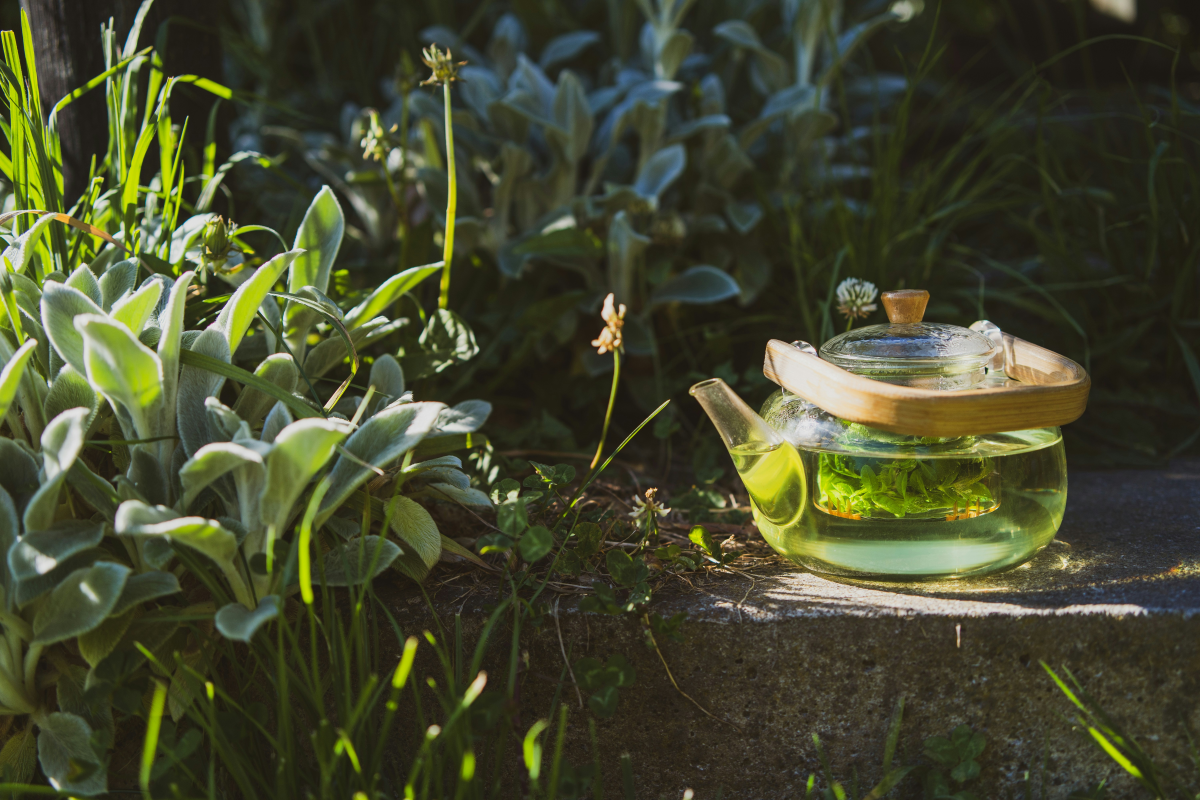
#> input picture digital-products/apothecary-basics/primary.jpg, 6000 x 4000 px, found by its file name (shown at 1/5 size)
$ python build_pin.py
#> lines starting #> are read from the running program, lines starting #| are printed output that depends on the picture
"""Build Dark Overlay Pin for Apothecary Basics — 1000x1500."""

from PIL import Image, ImageDraw, ImageFont
import math

W, H = 1000, 1500
PAPER   = (245, 240, 232)
ACCENT  = (212, 196, 168)
SHADOW  = (0, 0, 0)

F_SANS   = '/usr/share/fonts/liberation/LiberationSans-Bold.ttf'
F_SERIF  = '/usr/share/fonts/liberation/LiberationSerif-Regular.ttf'
F_SERIF_BOLD = '/usr/share/fonts/liberation/LiberationSerif-Bold.ttf'
F_SERIF_ITALIC = '/usr/share/fonts/liberation/LiberationSerif-Italic.ttf'

SRC = '/home/chels/test/digital-products/apothecary-basics/primary.jpg'
DST = '/home/chels/test/digital-products/apothecary-basics/pin.png'


def load_cover(src, w, h):
#> called with w = 1000, h = 1500
    photo = Image.open(src).convert('RGB')
#> photo is the input picture: PIL image 6000x4000 RGB; mean R, G, B 68, 71.3, 45.5
    pw, ph = photo.size
#> pw = 6000; ph = 4000
    ratio = max(w / pw, h / ph)
#> ratio = 0.375
    nw = int(pw * ratio)
#> nw = 2250
    nh = int(ph * ratio)
#> nh = 1500
    photo = photo.resize((nw, nh), Image.LANCZOS)
#> photo: PIL image 2250x1500 RGB
    left = (nw - w) // 2
#> left = 625
    top = (nh - h) // 2
#> top = 0
    return photo.crop((left, top, left + w, top + h))
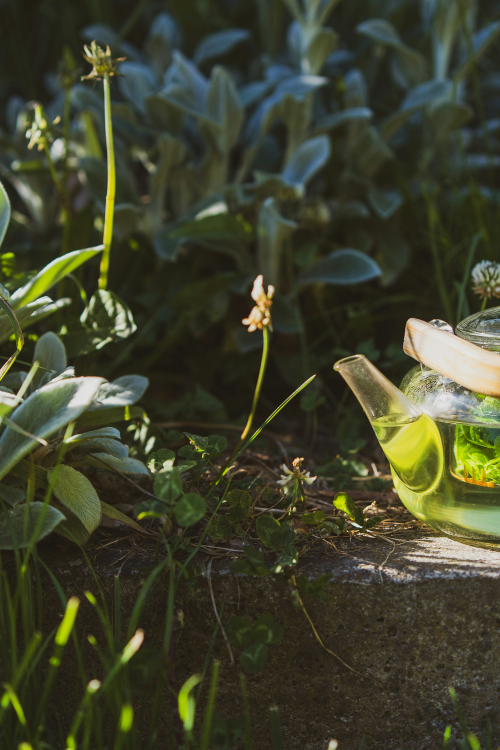
#> returned value: PIL image 1000x1500 RGB (shown at 1/2 size); mean R, G, B 63.9, 66.2, 44.9


def dark_gradient_overlay(w, h, top_alpha=0.45, bot_alpha=0.70):
#> called with w = 1000, h = 1500, top_alpha = 0.45, bot_alpha = 0.7
    overlay = Image.new('RGBA', (w, h), (0, 0, 0, 0))
#> overlay: PIL image 1000x1500 RGBA; every value is 0
    pixels = overlay.load()
    for y in range(h):
        t = y / (h - 1)
        alpha = int(255 * (top_alpha + t * (bot_alpha - top_alpha)))
        for x in range(w):
            pixels[x, y] = (0, 0, 0, alpha)
    return overlay


def text_shadow(draw, xy, text, font, blur=2, color=SHADOW, opacity=128):
    r, g, b = color
    offsets = []
    steps = blur * 2 + 1
    for dx in range(-blur, blur + 1):
        for dy in range(-blur, blur + 1):
            dist = math.sqrt(dx*dx + dy*dy)
            if dist <= blur:
                offsets.append((dx, dy, dist))
    offsets.sort(key=lambda x: -x[2])
    for dx, dy, dist in offsets:
        alpha = int(opacity * (1.0 - dist / (blur + 1)) / len(offsets) * 3)
        if alpha > 0:
            fill = (r, g, b, max(1, min(255, alpha)))
            draw.text((xy[0] + dx, xy[1] + dy), text, font=font, fill=fill)


# ── Build ───────────────────────────────────────────────

canvas = load_cover(SRC, W, H)
gradient = dark_gradient_overlay(W, H, top_alpha=0.45, bot_alpha=0.70)
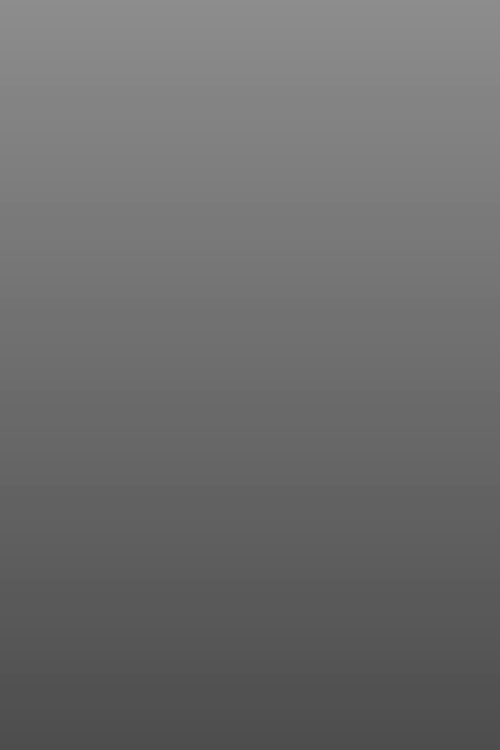
#> gradient: PIL image 1000x1500 RGBA (shown at 1/2 size); mean R, G, B, A 0, 0, 0, 146.1; transparent parts drawn white
canvas_rgba = canvas.convert('RGBA')
canvas_rgba.paste(gradient, (0, 0), gradient)
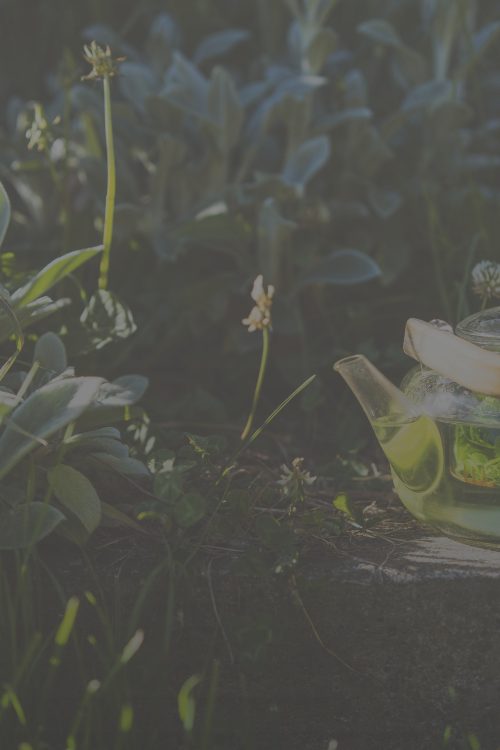
#> canvas_rgba: PIL image 1000x1500 RGBA (shown at 1/2 size); mean R, G, B, A 27.2, 28.4, 19.6, 193.9; transparent parts drawn white

text_layer = Image.new('RGBA', (W, H), (0, 0, 0, 0))
draw = ImageDraw.Draw(text_layer)

cx = W // 2

# Label
label = "PRINTABLE GUIDE"
label_font = ImageFont.truetype(F_SANS, 24)
label_bbox = label_font.getbbox(label)
label_w = label_bbox[2] - label_bbox[0]
label_y = 180
draw.text((cx - label_w // 2, label_y), label, font=label_font, fill=ACCENT)

# Title — 2 lines
title_lines = ["Apothecary", "Basics"]
title_font = ImageFont.truetype(F_SERIF_BOLD, 100)
title_y = 250
line_spacing = 110
for i, line in enumerate(title_lines):
    bbox = title_font.getbbox(line)
    tw = bbox[2] - bbox[0]
    tx = cx - tw // 2
    ty = title_y + i * line_spacing
    text_shadow(draw, (tx, ty), line, font=title_font, blur=2, opacity=120)
    draw.text((tx, ty), line, font=title_font, fill=PAPER)

# Hook
hook = "Thirteen preparations. Zero mysticism."
hook_font = ImageFont.truetype(F_SERIF_ITALIC, 42)
hook_bbox = hook_font.getbbox(hook)
hook_w = hook_bbox[2] - hook_bbox[0]
hook_y = title_y + 2 * line_spacing + 30
hook_x = cx - hook_w // 2
text_shadow(draw, (hook_x, hook_y), hook, font=hook_font, blur=1, opacity=100)
draw.text((hook_x, hook_y), hook, font=hook_font, fill=ACCENT)

# Divider
div_y = hook_y + 80
div_w = 60
draw.line([(cx - div_w // 2, div_y), (cx + div_w // 2, div_y)],
          fill=ACCENT, width=2)

# Features
features = [
    "Teas, tinctures, salves, oxymels \\u2014 and more",
    "Which method for what, and why it matters",
    "Supplies checklist with clickable checkboxes",
    "Troubleshooting when things go sideways",
]
feat_font = ImageFont.truetype(F_SERIF, 34)
feat_start_y = div_y + 50
feat_spacing = 52
for i, feat in enumerate(features):
    bbox = feat_font.getbbox(feat)
    fw = bbox[2] - bbox[0]
    fy = feat_start_y + i * feat_spacing
    draw.text((cx - fw // 2, fy), feat, font=feat_font, fill=ACCENT)

# Brand bar
brand = "KITCHEN & KETTLE"
brand_font = ImageFont.truetype(F_SANS, 22)
brand_bbox = brand_font.getbbox(brand)
brand_w = brand_bbox[2] - brand_bbox[0]
brand_y = H - 70
draw.text((cx - brand_w // 2, brand_y), brand, font=brand_font, fill=ACCENT)

canvas_rgba = Image.alpha_composite(canvas_rgba, text_layer)
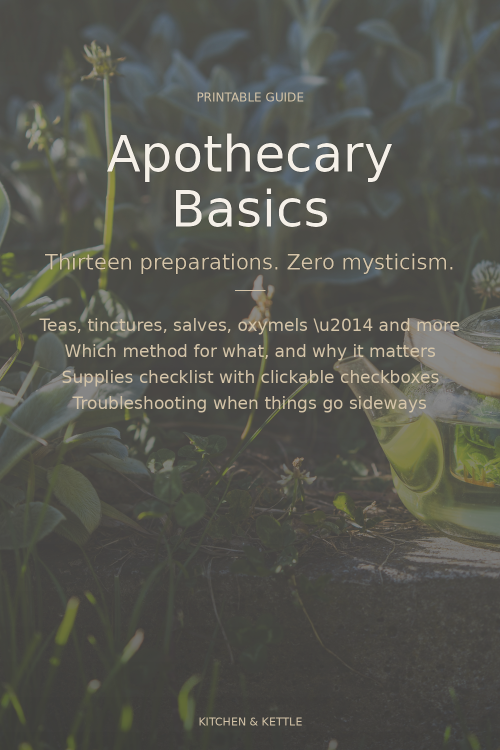
#> canvas_rgba: PIL image 1000x1500 RGBA (shown at 1/2 size); mean R, G, B, A 33.6, 34.4, 25.2, 196; transparent parts drawn white
canvas_rgba.convert('RGB').save(DST, 'PNG', optimize=True)
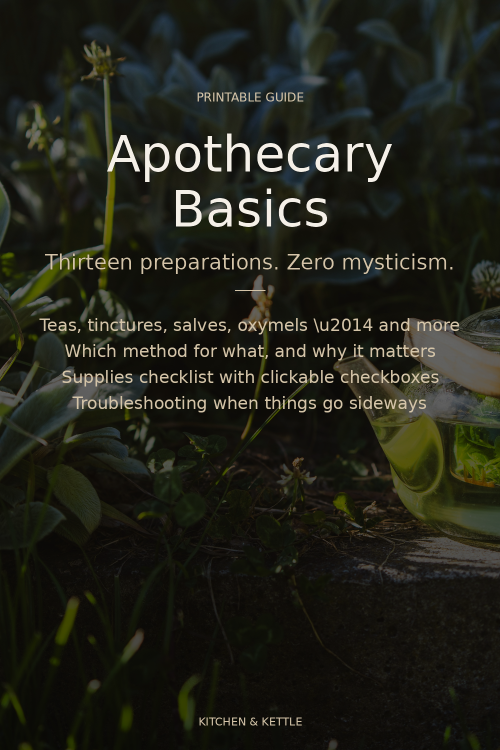
#> saved as pin.png: PIL image 1000x1500 RGB (shown at 1/2 size); mean R, G, B 33.6, 34.4, 25.2
print(f"Saved {DST} ({W}x{H})")
